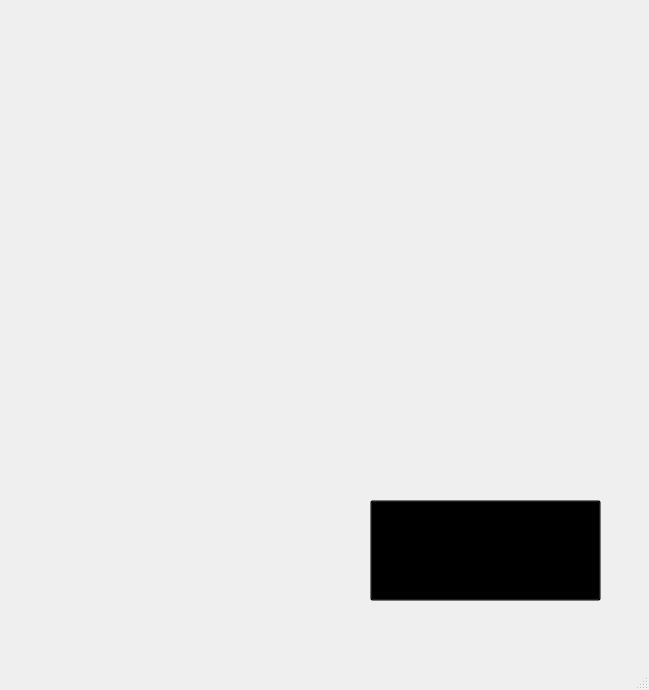
<?xml version="1.0" encoding="UTF-8"?>
<ui version="4.0">
 <class>MainWindow</class>
 <widget class="QMainWindow" name="MainWindow">
  <property name="geometry">
   <rect>
    <x>0</x>
    <y>0</y>
    <width>649</width>
    <height>690</height>
   </rect>
  </property>
  <property name="windowTitle">
   <string>MainWindow</string>
  </property>
  <widget class="QWidget" name="centralwidget">
   <widget class="QLabel" name="label">
    <property name="geometry">
     <rect>
      <x>0</x>
      <y>0</y>
      <width>650</width>
      <height>650</height>
     </rect>
    </property>
    <property name="minimumSize">
     <size>
      <width>650</width>
      <height>650</height>
     </size>
    </property>
    <property name="maximumSize">
     <size>
      <width>650</width>
      <height>650</height>
     </size>
    </property>
    <property name="text">
     <string/>
    </property>
    <property name="pixmap">
     <pixmap resource="../telasa.qrc">:/telas/2 avisos.jpg</pixmap>
    </property>
    <property name="scaledContents">
     <bool>true</bool>
    </property>
   </widget>
   <widget class="QPushButton" name="IniciarButton">
    <property name="geometry">
     <rect>
      <x>370</x>
      <y>500</y>
      <width>231</width>
      <height>101</height>
     </rect>
    </property>
    <property name="styleSheet">
     <string notr="true">background-color: rgba(0,0,0,0);</string>
    </property>
    <property name="text">
     <string/>
    </property>
   </widget>
  </widget>
  <widget class="QMenuBar" name="menubar">
   <property name="geometry">
    <rect>
     <x>0</x>
     <y>0</y>
     <width>649</width>
     <height>21</height>
    </rect>
   </property>
  </widget>
  <widget class="QStatusBar" name="statusbar"/>
 </widget>
 <resources>
  <include location="../telasa.qrc"/>
  <include location="../imgens/telasa.qrc"/>
 </resources>
 <connections/>
</ui>
